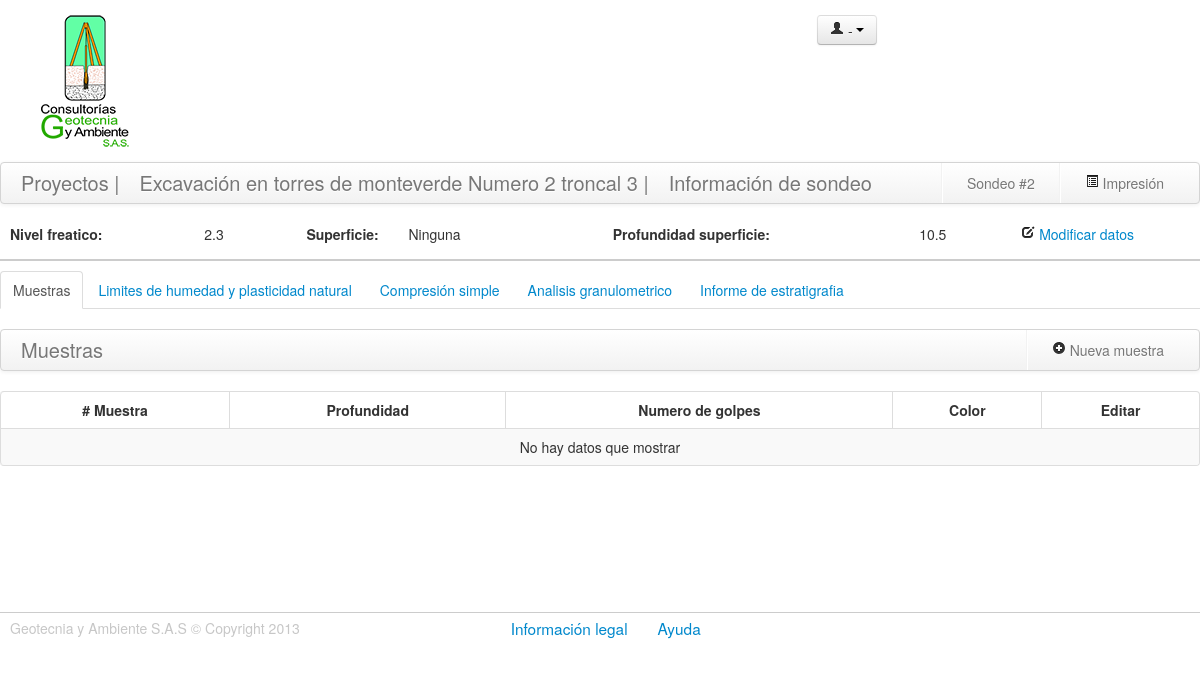
The app's page /muestras.php?idp=109&ids=13&numsondeo=2 with its own data.
### tables this page shows
CREATE TABLE IF NOT EXISTS `proyectos` (
  `id_proyecto` int(30) NOT NULL AUTO_INCREMENT COMMENT 'Id del proyecto\r\n',
  `codigo_proyecto` int(30) NOT NULL COMMENT 'Codigo unico de proyecto',
  `nombre_proyecto` varchar(200) DEFAULT NULL COMMENT 'Nombre del proyecto',
  `lugar` varchar(200) DEFAULT NULL COMMENT 'Lugar donde se realiza el proyecto\r\n',
  `contratista` varchar(100) DEFAULT NULL COMMENT 'Nombre del contratista\r\n',
  `fecha` date NOT NULL COMMENT 'Fecha del proyecto\r\n',
  `fk_id_autor` int(11) NOT NULL,
  `fk_id_responsable` int(19) NOT NULL,
  `estado` int(11) NOT NULL DEFAULT '1',
  PRIMARY KEY (`id_proyecto`),
  UNIQUE KEY `codigo_proyecto` (`codigo_proyecto`),
  KEY `fk_id_autor` (`fk_id_autor`),
  KEY `fk_id_responsable` (`fk_id_responsable`)
);

CREATE TABLE IF NOT EXISTS `sondeos` (
  `id_sondeo` int(11) NOT NULL AUTO_INCREMENT COMMENT 'id de sondeo\r\n',
  `nivel_freatico` float DEFAULT NULL COMMENT 'Nivel freatico del suelo',
  `profundidad_superficie` float DEFAULT NULL,
  `estado` int(11) NOT NULL,
  `fk_id_tipo_superficie` int(11) DEFAULT NULL,
  `fk_idproyecto` int(11) NOT NULL COMMENT 'llave foranea del id del proyecto\r\n',
  PRIMARY KEY (`id_sondeo`),
  KEY `fk_idproyecto` (`fk_idproyecto`),
  KEY `fk_id_tipo_superficie` (`fk_id_tipo_superficie`)
);

CREATE TABLE IF NOT EXISTS `tipo_superficie` (
  `id_tipo_superficie` int(11) NOT NULL AUTO_INCREMENT COMMENT 'Id tipo de superficie\r\n',
  `tipo_superficie` varchar(60) DEFAULT NULL,
  PRIMARY KEY (`id_tipo_superficie`),
  UNIQUE KEY `tipo_superficie` (`tipo_superficie`)
);

### includes/proyectos.php (called while the page is built, shortened)
<?php
class proyectos extends DataBase {
    public function getDatosProyecto( $idp ) {
        $retorno = false;
        $sql = "SELECT
                      p.id_proyecto,
                      p.codigo_proyecto,
                      p.nombre_proyecto,
                      p.lugar,
                      p.contratista,
                      p.fecha,
                      p.fk_id_responsable,
                      r.Nombres as nombres_responsable,
                      r.apellidos as apellidos_responsable
                 FROM
                      proyectos p,usuarios r
                 where
                       p.fk_id_responsable=r.id_usuario and p.id_proyecto='".$this->real_escape_string($idp)."' and p.estado='1' LIMIT 1";
        $respuesta = $this -> query($sql);
        if ($respuesta) {
            $retorno = $respuesta -> fetch_object();
        }
        return $retorno;
    }
}
?>

### includes/sondeos.php (called while the page is built, shortened)
<?php
class sondeos extends DataBase {
	function getDatosSondeo($ids) {
		$retorno = false;
		$sql = "SELECT
								  `s`.`id_sondeo`,
								  `s`.`nivel_freatico`,
								  `s`.`profundidad_superficie`,
								  `s`.`estado`,
								  `s`.`fk_id_tipo_superficie`,
								   sup.`tipo_superficie`,
								  `s`.`fk_idproyecto`
						FROM 	`sondeos` `s`,`tipo_superficie` sup
 					  WHERE s.`fk_id_tipo_superficie`=sup.`id_tipo_superficie` LIMIT 1";
		$respuesta = $this->query($sql);
		if ( $respuesta ) {
			$retorno = $respuesta->fetch_object();
		}
		return $retorno;
	}
}
?>

### includes/muestras.php (called while the page is built, shortened)
<?php
class muestras extends DataBase {
	function getMuestrasSondeo($idSondeos) {
		$retorno = false;
		$sql = "SELECT * FROM muestras WHERE fk_idsondeo='" . $this -> real_escape_string($idSondeos) . "' AND estado='1' ORDER BY profundidad_inicial,profundidad_final DESC";
		$respuesta = $this -> query($sql);
		if ($respuesta) {
			$matriz = array();
			$retorno = $matriz;
		}
		return $retorno;
	}
}
?>

### muestras.php (the view, shortened to what this page needs)
<?php
  require_once('includes/sondeos.php');
  require_once('includes/muestras.php');
  require_once('includes/proyectos.php');
  $data = $_SESSION['usuario'];
  $proyectosClass = new proyectos();
  $proyectos = $proyectosClass->getDatosProyecto($_GET['idp']);
  $sondeosClass = new sondeos();
  $datos_sondeo=$sondeosClass->getDatosSondeo($_GET['ids']);
  $muestras = new muestras();
  $muestrasSondeo = $muestras->getMuestrasSondeo($_GET['ids']);
  ?>
<!DOCTYPE html>
<html lang="es" class="no-js">
  <head>
    <link rel="stylesheet" href="assets/css/bootstrap.css">
    <link rel="stylesheet" href="assets/css/base.css">
    <link rel="stylesheet" href="assets/css/muestras.css">
  </head>
  <body>
    <div class="row-fluid header">
      <div class="span2">
        <figure class="logo"></figure>
      </div>
      <h3 class="span4 header-title"> </h3>
      <div class="btn-group span3 offset2 datos-perfil ">
        <a class="btn dropdown-toggle" data-toggle="dropdown" href="#">
        <span><i class="icon-user"></i><?php echo $data['tipo']." - ".$data['nombres']." ".$data['apellidos']; ?></span>
        <span class="caret"></span>
        </a>
      </div>
    </div>
    <div class="row-fluid cuerpo-proyectos">
      <div class="navbar">
        <div class="navbar-inner">
          <div class="container">
            <a class="brand" href="proyectos.php" data-toggle="tooltip" title="Click para ver todos los Proyectos">Proyectos |</a>
            <a class="brand" href="sondeos.php?idp=<?php echo $_GET['idp'] ?>" data-toggle="tooltip" title="Click para  ver los sondeos de este proyecto"> <?php echo $proyectos->nombre_proyecto; ?> |</a>
            <a class="brand" href="#" data-toggle="tooltip" title="Debajo puede ver la información del Sondeo">Información de sondeo</a>
            <ul class="nav pull-right">
              <li class="divider-vertical"></li>
              <li>
                <a href="#informe" role="button"  data-toggle="modal">
                <i  class="icon-list-alt"></i> Impresión
                </a>
              </li>
            </ul>
            <ul class="nav pull-right">
              <li class="divider-vertical"></li>
              <li>
                <a href="#">Sondeo #<?php echo $_GET['numsondeo'] ?></a>
              </li>
            </ul>
          </div>
        </div>
      </div>
      <div class="info_sondeos">
        <div class="row-fluid">
          <label for="nombre_proyecto_label" class="span2 title">Nivel freatico:</label>
          <label for="nombre_proyecto" class="span1"><?php echo $datos_sondeo->nivel_freatico; ?></label>
          <label for="codigo_proyecto_label" class="span1 title">Superficie:</label>
          <label for="codigo_proyecto" class="span2"><?php echo $datos_sondeo ->tipo_superficie; ?> </label>
          <label for="fecha_proyecto_label" class="span3 title">Profundidad superficie:</label>
          <label for="fecha_proyecto_label" class="span1"><?php echo $datos_sondeo ->profundidad_superficie; ?></label>
          <a href="#modificarsondeo" role="button" data-toggle="modal" class=" span2"> <i class="icon-edit"></i> Modificar datos</a>
        </div>
      </div>
      <ul id="myTab" class="nav nav-tabs">
        <li class="active">
          <a href="#Muestras" data-toggle="tab">Muestras</a>
        </li>
        <li>
          <a href="#Limites"  data-toggle="tab">Limites de humedad y plasticidad natural</a>
        </li>
        <li>
          <a href="#Compresion" data-toggle="tab">Compresión simple</a>
        </li>
        <li>
          <a href="#Granulometria" data-toggle="tab">Analisis granulometrico</a>
        </li>
        <li>
          <a href="#Informe" data-toggle="tab">Informe de estratigrafia</a>
        </li>
      </ul>
      <div id="myTabContent" class="tab-content">
        <div class="tab-pane fade in active" id="Muestras">
          <div class="navbar">
            <div class="navbar-inner">
              <div class="container">
                <a class="brand" href="#">Muestras</a>
                <ul class="nav pull-right">
                  <li class="divider-vertical"></li>
                  <li>
                    <a href="#nuevamuestra" role="button" data-toggle="modal">
                    <i class="icon-plus-sign"></i> Nueva muestra
                    </a>
                  </li>
                </ul>
              </div>
            </div>
          </div>
          <table class="table table-hover table-striped table-bordered" id='muestras'>
            <thead>
              <tr>
                <th># Muestra</th>
                <th>Profundidad</th>
                <th>Numero de golpes</th>
                <th>Color</th>
                <th>Editar</th>
              </tr>
            </thead>
            <tbody>
              <?php if( count($muestrasSondeo) > 0 ): ?>
              <?php $i = 1; ?>
              <?php foreach( $muestrasSondeo as $datoMuestra ): ?>
              <tr>
                <td ><span class="titulo-proyectos"><?php echo $i; ?></span></td>
                <td>
                  <span class="badge">Desde <span> <?php echo $datoMuestra->profundidad_inicial ?> metros</span>----<span class='badge' >Hasta <?php echo $datoMuestra->profundidad_final ?> metros</span>
                </td>
                <td><?php echo $datoMuestra->numero_golpes ?></td>
                <td><?php echo $datoMuestra->descripcion ?></td>
                <td>
                  <a rel='<?php echo $datoMuestra->id_muestra.",".$datoMuestra->profundidad_inicial.",".$datoMuestra->profundidad_final.",".$datoMuestra->descripcion.",".$datoMuestra->material_de_relleno.",".$datoMuestra->numero_golpes; ?>' id="<?php echo $datoMuestra->id_muestra ?>" class="modalMuestra" role="button" data-toggle="modal" href="#editarmuestra">
                  <i class='icon-wrench'></i>
                  </a>
                </td>
              </tr>
              <?php $i++; ?>
              <?php endforeach; ?>
              <?php else: ?>
              <td colspan="7">No hay datos que mostrar</td>
              <?php endif; ?>
            </tbody>
          </table>
        </div>
      </div>
    </div>
    <div class="row-fluid footer ">
      <footer class="span12">
        <p class="copiright span4" >Geotecnia y Ambiente S.A.S &copy; Copyright 2013</p>
        <p class="span6 offset1"><a href="#legal" role="button" data-toggle="modal" class="links-footer">Información legal</a><a href="#Ayuda" role="button" data-toggle="modal" class="links-footer">Ayuda</a>
        </p>
      </footer>
    </div>
  </body>
</html>

### assets/css/base.css (style rules this page uses)
.logo { background:url(../img/logo_geotecnia.png) no-repeat; height: 134px; width: 90px; transition:all 0.5s ease-in; }
.header { border-bottom: 1px solid #CCC }
.header-title { margin-top: 100px; font-family: 'Open Sans', sans-serif; font-weight: 500; }
.datos-perfil { margin-top: 15px; }
.copiright { color: #c7c7c7; padding-left: 10px; }
.footer { border-top: 1px solid #CCC; padding: 5px 0 0 0 ; }
a.links-footer { font-size: 1.1em; font-weight: 500; padding-right: 30px; transition:all 0.5s ease-in; }

### assets/css/muestras.css (style rules this page uses)
.header { border-bottom: none; }
.table td { text-align: center; }
.table th { text-align: center; }
.cuerpo-proyectos { min-height:450px; }
.title { font-weight: bold; }
.info_sondeos label:first-child { padding-left: 10px; }
.info_sondeos { border-bottom: 2px solid #CCC; margin-bottom: 10px; }

### records on screen
proyectos: nombre_proyecto "Excavación en torres de monteverde Numero 2 troncal 3"
sondeos: nivel_freatico "2.3", fk_id_tipo_superficie.tipo_superficie "Ninguna", profundidad_superficie "10.5"

### other values on screen
$_GET['numsondeo'] "2"
